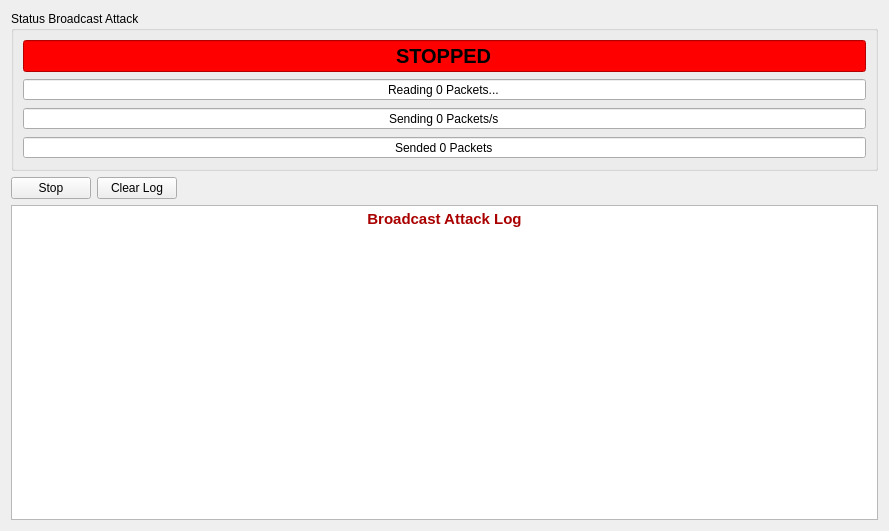
<?xml version="1.0" encoding="UTF-8"?>
<ui version="4.0">
 <class>aireplayBroadcast</class>
 <widget class="QWidget" name="aireplayBroadcast">
  <property name="geometry">
   <rect>
    <x>0</x>
    <y>0</y>
    <width>889</width>
    <height>531</height>
   </rect>
  </property>
  <property name="windowTitle">
   <string>Broadcast</string>
  </property>
  <layout class="QGridLayout" name="gridLayout_2">
   <item row="0" column="0" colspan="3">
    <widget class="QGroupBox" name="groupBoxStatus">
     <property name="title">
      <string>Status Broadcast Attack</string>
     </property>
     <layout class="QGridLayout" name="gridLayout">
      <item row="0" column="0">
       <widget class="QLineEdit" name="lineEditStatus">
        <property name="font">
         <font>
          <pointsize>15</pointsize>
          <weight>75</weight>
          <bold>true</bold>
         </font>
        </property>
        <property name="styleSheet">
         <string notr="true">background-color: rgb(255, 0, 0);</string>
        </property>
        <property name="text">
         <string>STOPPED</string>
        </property>
        <property name="alignment">
         <set>Qt::AlignCenter</set>
        </property>
        <property name="readOnly">
         <bool>true</bool>
        </property>
       </widget>
      </item>
      <item row="1" column="0">
       <widget class="QSpinBox" name="spinBoxReading">
        <property name="alignment">
         <set>Qt::AlignCenter</set>
        </property>
        <property name="readOnly">
         <bool>true</bool>
        </property>
        <property name="buttonSymbols">
         <enum>QAbstractSpinBox::NoButtons</enum>
        </property>
        <property name="suffix">
         <string> Packets...</string>
        </property>
        <property name="prefix">
         <string>Reading </string>
        </property>
        <property name="maximum">
         <number>9999999</number>
        </property>
       </widget>
      </item>
      <item row="2" column="0">
       <widget class="QSpinBox" name="spinBoxSending">
        <property name="alignment">
         <set>Qt::AlignCenter</set>
        </property>
        <property name="readOnly">
         <bool>true</bool>
        </property>
        <property name="buttonSymbols">
         <enum>QAbstractSpinBox::NoButtons</enum>
        </property>
        <property name="suffix">
         <string> Packets/s</string>
        </property>
        <property name="prefix">
         <string>Sending </string>
        </property>
        <property name="maximum">
         <number>9999999</number>
        </property>
       </widget>
      </item>
      <item row="3" column="0">
       <widget class="QSpinBox" name="spinBoxSended">
        <property name="alignment">
         <set>Qt::AlignCenter</set>
        </property>
        <property name="readOnly">
         <bool>true</bool>
        </property>
        <property name="buttonSymbols">
         <enum>QAbstractSpinBox::NoButtons</enum>
        </property>
        <property name="suffix">
         <string> Packets</string>
        </property>
        <property name="prefix">
         <string>Sended </string>
        </property>
        <property name="maximum">
         <number>9999999</number>
        </property>
       </widget>
      </item>
     </layout>
    </widget>
   </item>
   <item row="1" column="0">
    <widget class="QPushButton" name="pushButtonStop">
     <property name="text">
      <string>Stop</string>
     </property>
     <property name="icon">
      <iconset resource="../icons.qrc">
       <normaloff>:/icons/icons/cnrdelete-all.png</normaloff>:/icons/icons/cnrdelete-all.png</iconset>
     </property>
    </widget>
   </item>
   <item row="1" column="1">
    <widget class="QPushButton" name="pushButtonLog">
     <property name="text">
      <string>Clear Log</string>
     </property>
     <property name="icon">
      <iconset resource="../icons.qrc">
       <normaloff>:/icons/icons/CleanUp.png</normaloff>:/icons/icons/CleanUp.png</iconset>
     </property>
    </widget>
   </item>
   <item row="2" column="0" colspan="3">
    <widget class="QTextEdit" name="textEdit">
     <property name="readOnly">
      <bool>true</bool>
     </property>
     <property name="html">
      <string>&lt;!DOCTYPE HTML PUBLIC &quot;-//W3C//DTD HTML 4.0//EN&quot; &quot;http://www.w3.org/TR/REC-html40/strict.dtd&quot;&gt;
&lt;html&gt;&lt;head&gt;&lt;meta name=&quot;qrichtext&quot; content=&quot;1&quot; /&gt;&lt;style type=&quot;text/css&quot;&gt;
p, li { white-space: pre-wrap; }
&lt;/style&gt;&lt;/head&gt;&lt;body style=&quot; font-family:'Sans Serif'; font-size:9pt; font-weight:400; font-style:normal;&quot;&gt;
&lt;table border=&quot;0&quot; style=&quot;-qt-table-type: root; margin-top:4px; margin-bottom:4px; margin-left:4px; margin-right:4px;&quot;&gt;
&lt;tr&gt;
&lt;td style=&quot;border: none;&quot;&gt;
&lt;p align=&quot;center&quot; style=&quot; margin-top:0px; margin-bottom:0px; margin-left:0px; margin-right:0px; -qt-block-indent:0; text-indent:0px;&quot;&gt;&lt;span style=&quot; font-family:'Ubuntu'; font-size:11pt; font-weight:600; color:#aa0000;&quot;&gt;Bro&lt;/span&gt;&lt;span style=&quot; font-family:'Ubuntu'; font-size:11pt; font-weight:600; color:#aa0000;&quot;&gt;adcast Attack Log&lt;/span&gt;&lt;/p&gt;
&lt;p align=&quot;center&quot; style=&quot;-qt-paragraph-type:empty; margin-top:0px; margin-bottom:0px; margin-left:0px; margin-right:0px; -qt-block-indent:0; text-indent:0px; font-family:'Ubuntu'; font-size:11pt; font-weight:600; color:#aa0000;&quot;&gt;&lt;/p&gt;
&lt;p align=&quot;center&quot; style=&quot;-qt-paragraph-type:empty; margin-top:0px; margin-bottom:0px; margin-left:0px; margin-right:0px; -qt-block-indent:0; text-indent:0px; font-family:'Ubuntu'; font-size:11pt; font-weight:600; color:#aa0000;&quot;&gt;&lt;/p&gt;&lt;/td&gt;&lt;/tr&gt;&lt;/table&gt;&lt;/body&gt;&lt;/html&gt;</string>
     </property>
     <property name="textInteractionFlags">
      <set>Qt::TextBrowserInteraction</set>
     </property>
    </widget>
   </item>
   <item row="1" column="2">
    <spacer name="horizontalSpacer">
     <property name="orientation">
      <enum>Qt::Horizontal</enum>
     </property>
     <property name="sizeHint" stdset="0">
      <size>
       <width>40</width>
       <height>20</height>
      </size>
     </property>
    </spacer>
   </item>
  </layout>
 </widget>
 <resources>
  <include location="../icons.qrc"/>
 </resources>
 <connections/>
</ui>
